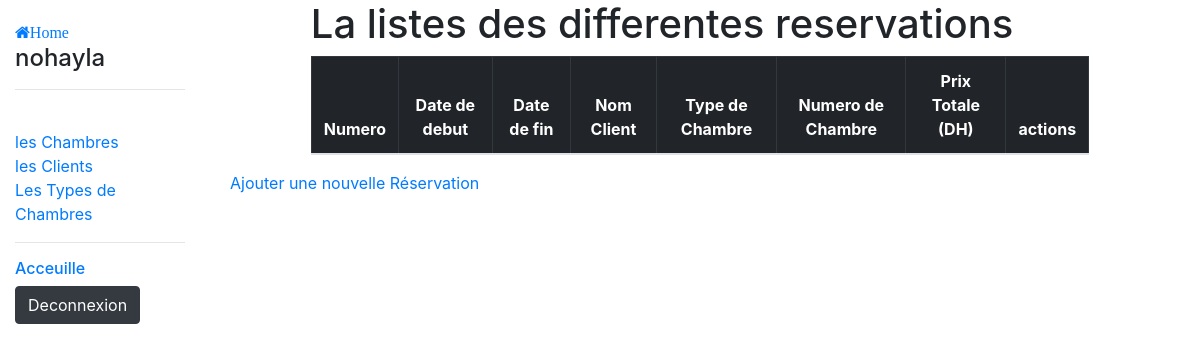
/GestionHotel/reservations (signed in), run on an earlier commit of the app's database.
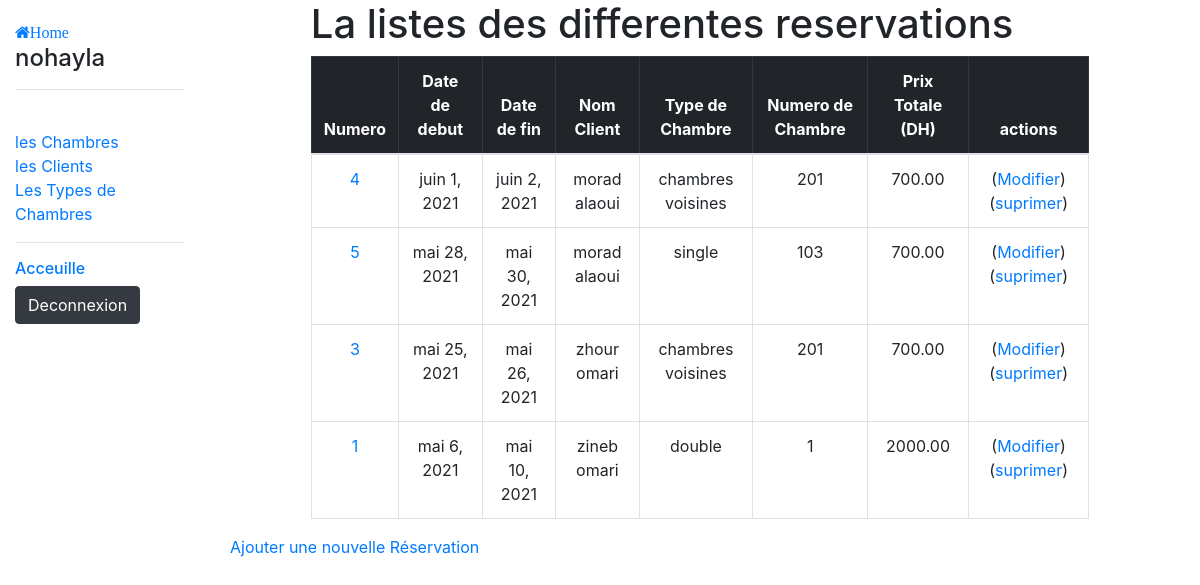
And on a later commit of the database.
### GestionHotel/models.py (models this page shows, shortened)
class Reservation(models.Model):
    id_reservation = models.BigAutoField(primary_key=True)
    start_date = models.DateField(auto_now=False, auto_now_add=False)
    end_date = models.DateField(auto_now=False, auto_now_add=False)
    client_id = models.ForeignKey(Client, on_delete=models.CASCADE)
    chambre_id = models.ForeignKey(Chamber, on_delete=models.CASCADE)
    class Meta:
        ordering = ['-end_date']
    @property
    def days(self):
        return (self.end_date - self.start_date).days

class Client(models.Model):
    SEX = (
        ('M', 'Male'),
        ('F', 'Female'),
    )
    ID = (
        ('PS', 'Passport'),
        ('IC', 'Identity Card'),
    )
    first_name = models.CharField(max_length=60)
    last_name = models.CharField(max_length=60)
    sex = models.CharField(max_length=1, choices=SEX)
    birth_date = models.DateField(auto_now=False, auto_now_add=False)
    phone_number = PhoneField(blank=True, help_text='numero de telephone') #par pip instal phonefield
    email_client = models.EmailField(blank=True, null=True)
    identificator_type = models.CharField(max_length=2, choices=ID)
    id_number = models.CharField(max_length=10, unique=True)
    class Meta:
        ordering = ['last_name']
    def __str__(self):
        return '%s %s'%(self.first_name, self.last_name)

class Chamber(models.Model):
    chamber_number = models.IntegerField()
    chamber_type = models.ForeignKey(ChamberType, on_delete=models.CASCADE)
    chamber_stage = models.IntegerField()
    chamber_phone = PhoneField(blank=True, help_text='numero de telephone de la chambre')
    chamber_reserved = models.BooleanField(null=True, default=False)
    chamber_cleaned = models.BooleanField(null=True, default=True)
    class Meta:
        ordering = ['chamber_stage','chamber_number']

class ChamberType(models.Model):
    type_name = models.CharField(max_length=60)
    type_price = models.DecimalField(max_digits=6, decimal_places=2)
    class Meta:
        ordering = ['type_name']
    def __str__(self):
        return self.type_name

### GestionHotel/views.py (the view)
# urls.py: path('reservations', views.ReservationsListView.as_view(), name= 'all-reservations'),
class ReservationsListView(LoginRequiredMixin, generic.ListView):
    model = Reservation

### GestionHotel/templates/GestionHotel/reservation_list.html (shortened to what this page needs)
{% extends "base_generic.html" %}
{% load mathfilters %}
    {% block content %}
    <div class="container-fluid  ">
      <div class="row justify-content-center align-items-center">
        <div class="col-sm-10">
    <h1>La listes des differentes reservations </h1>
          <table border="2" class="table text-center table-hover table-bordered caption-top">
            <thead class="table-dark">
              <tr>
                <th> Numero </th>
                <th> Date de debut </th>
                <th> Date de fin </th>
                <th> Nom Client </th>
                <th> Type de Chambre </th>
                <th> Numero de Chambre </th>
                <th> Prix Totale (DH) </th>
                <th colspan="2"> actions     </th>
              </tr>
            </thead>
            <tbody>
              {% for reservation in reservation_list %}
              <tr>
                <td><a href=" {% url 'GestionHotel:reservation-detail' reservation.id_reservation %} ">{{reservation.id_reservation}}</a> </td>
                <td>{{reservation.start_date}}</td>
                <td>{{reservation.end_date}}</td>
                <td>{{reservation.client_id}}</td>
                <td>{{reservation.chambre_id.chamber_type}}</td>
                <td>{{reservation.chambre_id.chamber_number}}</td>
                <td>{{ reservation.days|mul:reservation.chambre_id.chamber_type.type_price }}</td>
                <td colspan="2">(<a href=" {% url 'GestionHotel:reservation-update' reservation.id_reservation %} ">Modifier</a>)   (<a href=" {% url 'GestionHotel:reservation-delete' reservation.id_reservation %} ">suprimer</a>)</td>
              </tr>
              {% endfor %}
            </tbody>
          </table>
        </div>
        <div class="container">
          <p> <a href="{% url 'GestionHotel:reservation-creation' %}"> Ajouter une nouvelle Réservation </a></p>
        </div>
      </div>
    </div>
{% endblock content %}

What changed in the data, as far as the page shows it:
added Reservation: id_reservation "4", start_date "juin 1, 2021", end_date "juin 2, 2021", client_id "morad alaoui", chambre_id.chamber_type "chambres voisines", chambre_id.chamber_number "201", days|mul "700.00"
added Reservation: id_reservation "5", start_date "mai 28, 2021", end_date "mai 30, 2021", client_id "morad alaoui", chambre_id.chamber_type "single", chambre_id.chamber_number "103", days|mul "700.00"
added Reservation: id_reservation "3", start_date "mai 25, 2021", end_date "mai 26, 2021", client_id "zhour omari", chambre_id.chamber_type "chambres voisines", chambre_id.chamber_number "201", days|mul "700.00"
added Reservation: id_reservation "1", start_date "mai 6, 2021", end_date "mai 10, 2021", client_id "zineb omari", chambre_id.chamber_type "double", chambre_id.chamber_number "1", days|mul "2000.00"
